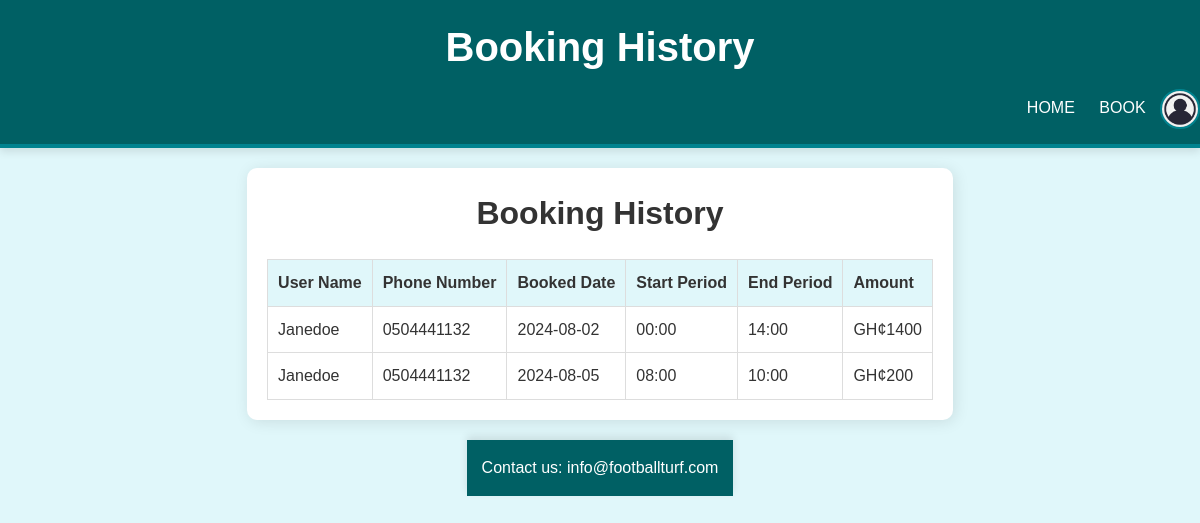
Screenshot of /booking_history (signed in) with the database file from the repository.
### tables this page shows
CREATE TABLE bookings (
	id INTEGER PRIMARY KEY AUTOINCREMENT,
	name TEXT,
	phone TEXT,
	date TEXT,
	starttime TEXT,
	endtime TEXT,
	cost INTEGER
, user_id INTEGER);

### app.py (the view)
@app.route('/booking_history', methods=['GET'])
def booking_history():
    if 'username' not in session:
        return redirect(url_for('login'))
    try:
        conn = sqlite3.connect('database.db')  # Use psycopg2.connect for PostgreSQL
        cursor = conn.cursor()
        cursor.execute('''
            SELECT id, name, phone, date, starttime, endtime, cost
            FROM bookings
            WHERE user_id = ?
        ''', (session.get('user_id'),))  # Adjust based on how you store user ID in the session
        bookings = cursor.fetchall()
        conn.close()
        return render_template('booking_history.html', bookings=bookings)
    except Exception as e:
        flash(f"An error occurred: {e}", 'error')
        traceback.print_exc()
        return "An internal error occurred. Please try again later."

### Templates/booking_history.html (shortened to what this page needs)
<!DOCTYPE html>
<html lang="en">
<head>
    <link rel="stylesheet" href="{{ url_for('static', filename='style.css') }}">
</head>
<body>
    <header>
        <h1>Booking History</h1>
        <nav>
            <a href="{{ url_for('home') }}">Home</a>
            {% if session.get('is_admin') == 'True' %}
                <a href="{{ url_for('admin') }}">Admin</a>
            {% else %}
            {% if session.get('username') %}
                <a href="{{ url_for('booking') }}">Book</a>
            {% endif %}
            {% endif %}
            {% if session.get('username') %}
                <div class="profile-menu">
                    <img src="{{ url_for('static', filename='avatar.jpg') }}" alt="Profile" class="profile-img">
                </div>
            {% else %}
                <a href="{{ url_for('login') }}">Login</a>
                <a href="{{ url_for('register') }}">Register</a>
            {% endif %}
        </nav>
    </header>
    <main class="login-container">
        <h1>Booking History</h1>
        <table>
            <thead>
                <tr>
                    <th>User Name</th>
                    <th>Phone Number</th>
                    <th>Booked Date</th>
                    <th>Start Period</th>
                    <th>End Period</th>
                    <th>Amount</th>
                </tr>
            </thead>
            <tbody>
                {% for booking in bookings %}
                    <tr>
                        <td>{{ booking[1] }}</td>
                        <td>{{ booking[2] }}</td>
                        <td>{{ booking[3] }}</td>
                        <td>{{ booking[4] }}</td>
                        <td>{{ booking[5] }}</td>
                        <td>GH&cent;{{ booking[6] }}</td>
                    </tr>
                {% endfor %}
            </tbody>
        </table>
    </main>
    <footer>
        <p>Contact us: info@footballturf.com</p>
    </footer>
</body>
</html>

### Static/style.css (style rules this page uses)
* { margin: 0; padding: 0; box-sizing: border-box; }
body { font-family: 'Arial', sans-serif; line-height: 1.6; background-color: #f9f9f9; display: flex; flex-direction: column; align-items: center; justify-content: center; width: 100%; margin: 0; padding: 0; background-color: #e0f7fa; color: #333; }
header { background-color: #006064; color: #fff; padding: 15px 0; text-align: center; width: 100%; min-height: 70px; border-bottom: #00838f 4px solid; box-shadow: 0 4px 8px rgba(0, 0, 0, 0.1); }
header a { color: #fff; text-decoration: none; text-transform: uppercase; font-size: 16px; }
header nav { float: right; margin-top: 10px; }
header h1 { font-size: 2.5rem; font-weight: bold; }
nav a { color: #fff; text-decoration: none; margin: 0 10px; transition: color 0.3s; }
footer { background: #006064; color: #fff; text-align: center; padding: 15px; margin-top: 20px; box-shadow: 0 -4px 8px rgba(0, 0, 0, 0.1); }
footer p { font-size: 1rem; }
.login-container { padding: 20px; display: flex; flex-direction: column; align-items: center; justify-content: center; border-radius: 10px; margin-top: 20px; box-shadow: 2px 2px 15px rgba(0, 0, 0, 0.1); background: #fff; }
table { width: 100%; border-collapse: collapse; margin-top: 20px; }
table, th, td { border: 1px solid #ddd; }
table th, table td { padding: 10px; text-align: left; }
table th { background-color: #e0f7fa; }
td, th { padding: 8px; }
.profile-menu { position: relative; display: inline-block; }
.profile-img { width: 40px; height: 40px; border-radius: 50%; cursor: pointer; vertical-align: middle; border: 2px solid #00838f; transition: transform 0.3s; }

### rows the page displays
bookings: name "Janedoe", phone "0504441132", date "2024-08-02", starttime "00:00", endtime "14:00", cost "1400"
bookings: name "Janedoe", phone "0504441132", date "2024-08-05", starttime "08:00", endtime "10:00", cost "200"
